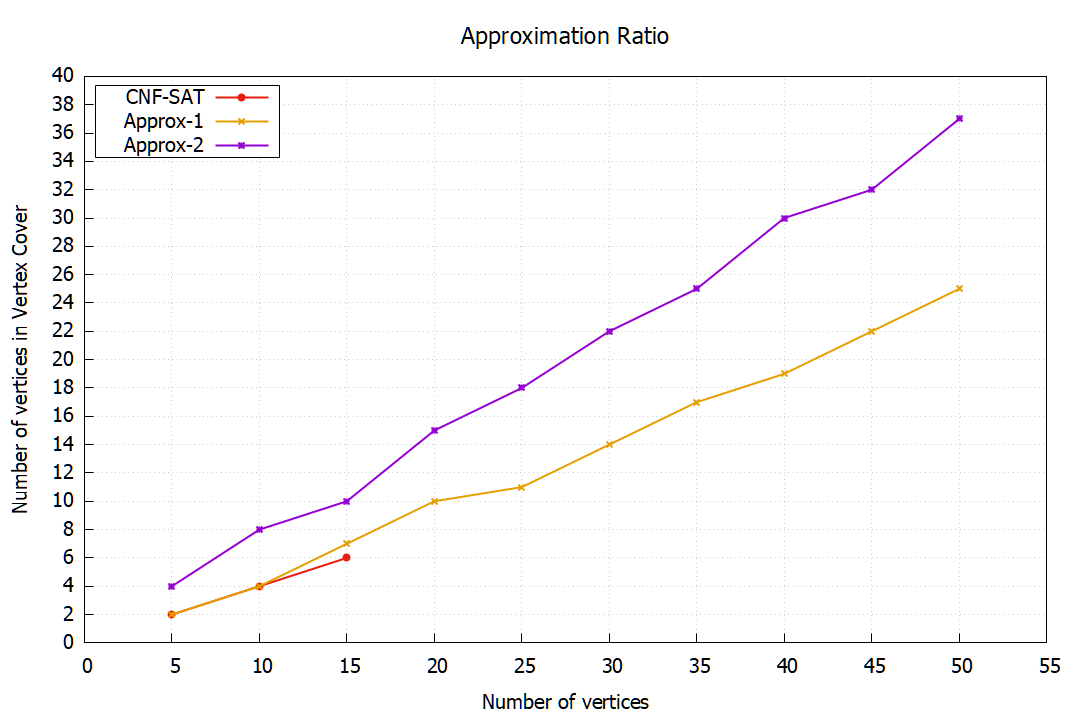

This chart was generated by the following gnuplot code:
set term wxt size 1080,720
set key top left box
set key width 2
set key font ",12"
set tics nomirror
set grid
set xr[0:55]
set yr[0:40]
set xtics 0,5,55
set ytics 0,2,40
set xlabel "Number of vertices"
set ylabel "Number of vertices in Vertex Cover"
set title "Approximation Ratio" font ",14"
plot 'acnf.dat' title 'CNF-SAT' lw 2 dt 1 lt 7 lc 7 w lp,'acv1.dat' title 'Approx-1' lw 2 dt 1 lt 20 lc 20 w lp,'acv2.dat' title 'Approx-2' lw 2 dt 1 lt 9 lc 9 w lp
set term pngcairo size 1080,720
set output "approx.png"
replot
set term wxt size 1080,720